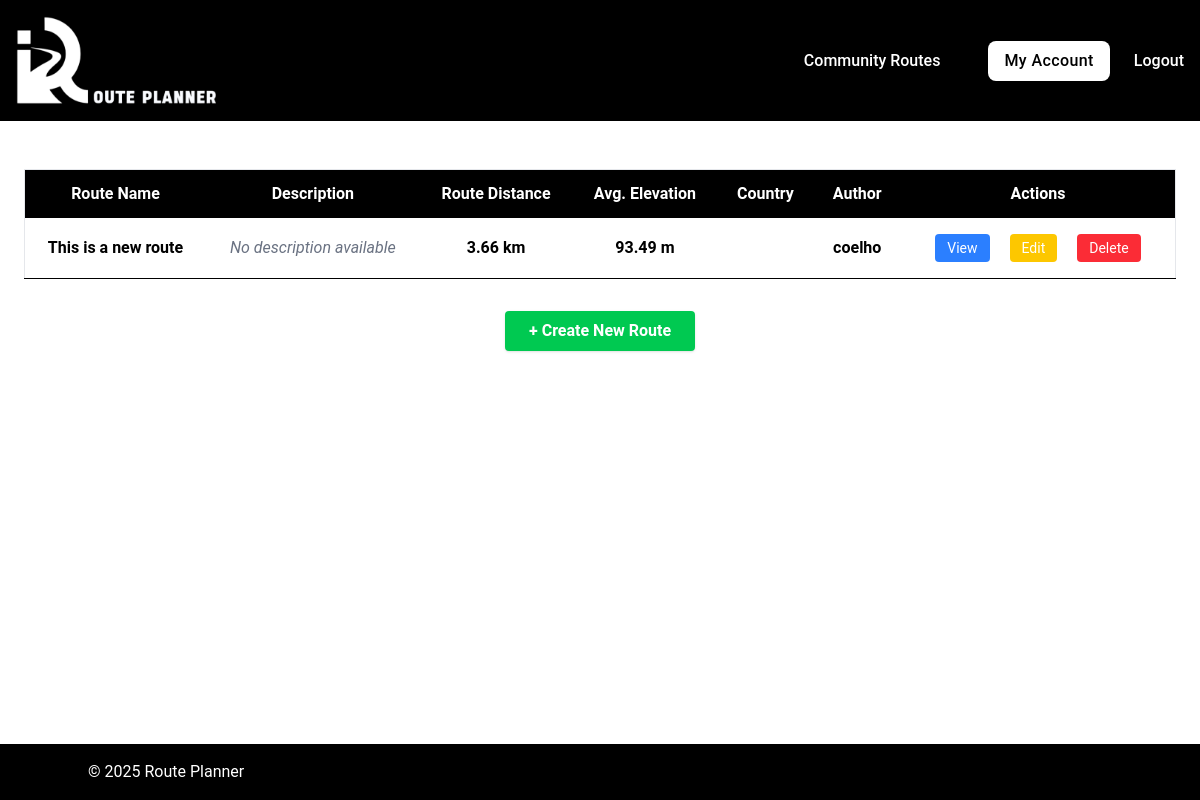
Before: /routes (signed in) with the older database file.
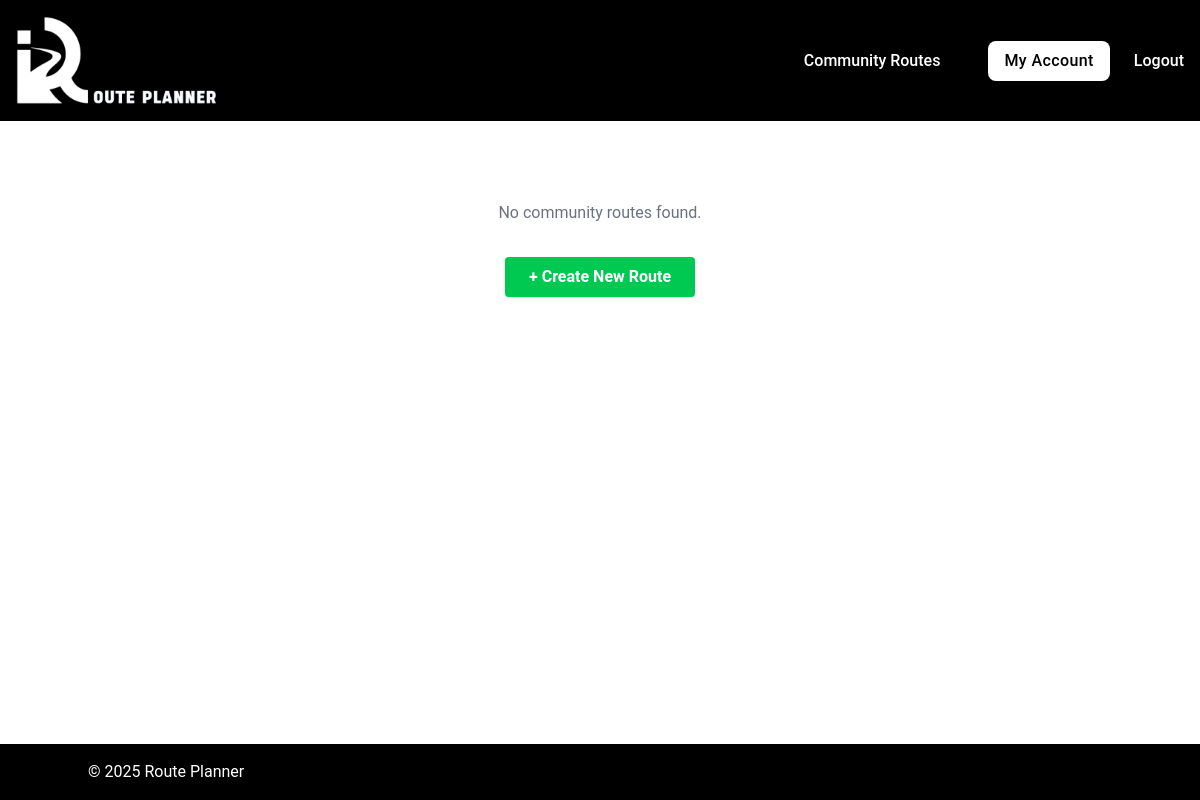
After: the same page with the newer database file.
### tables this page shows
CREATE TABLE routes (
id INTEGER PRIMARY KEY,
user_id INTEGER NOT NULL,
name TEXT NOT NULL,
description TEXT,
coordinates TEXT NOT NULL, elevation_gain REAL DEFAULT 0, elevation_loss REAL DEFAULT 0, max_elevation REAL DEFAULT 0, min_elevation REAL DEFAULT 0, avg_elevation REAL DEFAULT 0, total_distance REAL DEFAULT 0, map_image_url TEXT, country TEXT,
FOREIGN KEY (user_id) REFERENCES users(id)
);

CREATE TABLE users (
id INTEGER PRIMARY KEY,
username TEXT NOT NULL UNIQUE,
email TEXT NOT NULL UNIQUE,
password TEXT NOT NULL
, profile_picture TEXT DEFAULT NULL);

### app.py (the view)
@app.route("/routes")
@login_required
def all_routes():
    routes = query_db("""
        SELECT routes.*, users.username, users.id
        FROM routes
        JOIN users ON
        routes.user_id = users.id
    """)
    user_id = session.get("user_id")
    return render_template(
        "routes/all_routes.html",
        routes = routes,
        user_id = user_id
        )

### helpers.py (called while the page is built)
def get_db():
    db = getattr(g, "_database", None)
    if db is None:
        db = g._database = sqlite3.connect(DATABASE)
        db.row_factory = sqlite3.Row # Allows accessing columns by name
    return db

def close_connection(exception):
    db = getattr(g, "_database", None)
    if db is not None:
        db.close()

def query_db(query, args = (), commit = False):
    connection = get_db()
    current = connection.cursor()
    current.execute(query, args)
    if commit:
        connection.commit()
    else:
        return current.fetchall()

def login_required(f):
    @wraps(f)
    def decorated_function(*args, **kwargs):
        if "user_id" not in session:
            flash("Please log in to access this page.", "error")
            return redirect("/login")
        return f(*args, **kwargs)
    return decorated_function

### templates/routes/all_routes.html (shortened to what this page needs)
{% extends "base.html" %}
{% block main %}
  <div class="max-w-7xl mx-auto my-[2%] p-6">
    {% if routes %}
      <div class="overflow-x-auto">
        <table class="min-w-full bg-white border border-gray-200">
          <thead class="bg-black text-white sticky top-0 z-10">
            <tr>
              <th class="py-3 px-4 text-center">Route Name</th>
              <th class="py-3 px-4 text-center">Description</th>
              <th class="py-3 px-4 text-center">Route Distance</th>
              <th class="py-3 px-4 text-center hidden md:table-cell">Avg. Elevation</th>
              <th class="py-3 px-4 text-center">Country</th>
              <th class="py-3 px-4 text-center hidden sm:table-cell">Author</th>
              <th class="py-3 px-4 text-center">Actions</th>
            </tr>
          </thead>
          <tbody>
            {% for route in routes %}
              <tr class="border-b hover:bg-blue-50 text-center">
                <td class="py-2 px-4 font-semibold">{{ route.name }}</td>
                <td class="py-2 px-4 truncate max-w-xs text-gray-700">
                  {% if route.description %}
                    {{ route.description }}
                  {% else %}
                    <span class="text-gray-500 italic">
                      No description available
                    </span>
                  {% endif %}
                </td>
                <td class="py-2 px-4 font-semibold">{{ route.total_distance }} km</td>
                <td class="py-2 px-4 font-semibold hidden md:table-cell">{{ route.avg_elevation }} m</td>
                <td class="py-2 px-4 font-semibold">{{ route.country }}</td>
                <td class="py-2 px-4 font-semibold hidden sm:table-cell">{{ route.username }}</td>
                <td class="py-2 px-4 space-x-2 text-center">
                  <a
                    class="inline-block bg-blue-500 hover:bg-blue-600 text-white px-3 py-1 rounded text-sm my-2 mx-2"
                    href="/route/{{ route.id }}">
                    View
                  </a>
                  {% if route.user_id == user_id %}
                    <a
                      class="inline-block bg-yellow-400 hover:bg-yellow-500 text-white px-3 py-1 rounded text-sm my-2 mx-2"
                      href="/route/{{ route.id }}/edit">
                      Edit
                    </a>
                    <a
                      class="inline-block bg-red-500 hover:bg-red-600 text-white px-3 py-1 rounded text-sm my-2 mx-2"
                      href="/route/{{ route.id }}/delete">
                      Delete
                    </a>
                  {% endif %}
                </td>
              </tr>
            {% endfor %}
          </tbody>
        </table>
      </div>
    {% else %}
      <p class="text-center text-gray-500 mt-8">
        No community routes found.
      </p>
    {% endif %}
    <div class="mt-8 flex justify-center">
      <a
        class="bg-green-500 hover:bg-green-600 text-white font-bold py-2 px-6 rounded shadow"
        href="/">
        + Create New Route
      </a>
    </div>
  </div>
{% endblock %}

Changed rows visible on the page:
removed routes: name "This is a new route", description "No description available", total_distance "3.66", avg_elevation "93.49", username "coelho"
Other visible differences:
text no longer shown: "Route Name Description Route Distance Avg. Elevation Country Author Actions"
text now shown: "No community routes found."
